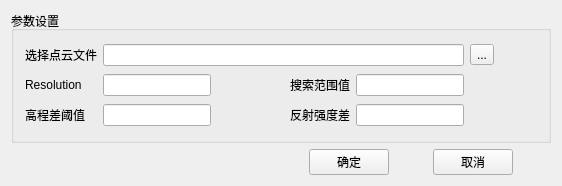
<?xml version="1.0" encoding="UTF-8"?>
<ui version="4.0">
 <class>dlgIntensityFix</class>
 <widget class="QWidget" name="dlgIntensityFix">
  <property name="geometry">
   <rect>
    <x>0</x>
    <y>0</y>
    <width>562</width>
    <height>186</height>
   </rect>
  </property>
  <property name="windowTitle">
   <string>反射强度修复</string>
  </property>
  <layout class="QGridLayout" name="gridLayout_3">
   <item row="0" column="0">
    <widget class="QGroupBox" name="groupBox">
     <property name="title">
      <string>参数设置</string>
     </property>
     <layout class="QGridLayout" name="gridLayout_2">
      <item row="0" column="0" colspan="2">
       <widget class="QLabel" name="label">
        <property name="text">
         <string>选择点云文件</string>
        </property>
       </widget>
      </item>
      <item row="0" column="2" colspan="4">
       <widget class="QLineEdit" name="lineEditFile"/>
      </item>
      <item row="0" column="6">
       <widget class="QToolButton" name="toolButton">
        <property name="text">
         <string>...</string>
        </property>
       </widget>
      </item>
      <item row="1" column="0">
       <widget class="QLabel" name="label_2">
        <property name="text">
         <string>Resolution</string>
        </property>
       </widget>
      </item>
      <item row="1" column="2">
       <widget class="QLineEdit" name="lineEditResolution"/>
      </item>
      <item row="1" column="3">
       <spacer name="horizontalSpacer">
        <property name="orientation">
         <enum>Qt::Horizontal</enum>
        </property>
        <property name="sizeHint" stdset="0">
         <size>
          <width>45</width>
          <height>20</height>
         </size>
        </property>
       </spacer>
      </item>
      <item row="1" column="4">
       <widget class="QLabel" name="label_3">
        <property name="text">
         <string>搜索范围值</string>
        </property>
       </widget>
      </item>
      <item row="1" column="5">
       <widget class="QLineEdit" name="lineEditK"/>
      </item>
      <item row="1" column="6">
       <spacer name="horizontalSpacer_2">
        <property name="orientation">
         <enum>Qt::Horizontal</enum>
        </property>
        <property name="sizeHint" stdset="0">
         <size>
          <width>45</width>
          <height>20</height>
         </size>
        </property>
       </spacer>
      </item>
      <item row="2" column="0">
       <widget class="QLabel" name="label_4">
        <property name="text">
         <string>高程差阈值</string>
        </property>
       </widget>
      </item>
      <item row="2" column="3">
       <spacer name="horizontalSpacer_3">
        <property name="orientation">
         <enum>Qt::Horizontal</enum>
        </property>
        <property name="sizeHint" stdset="0">
         <size>
          <width>45</width>
          <height>20</height>
         </size>
        </property>
       </spacer>
      </item>
      <item row="2" column="4">
       <widget class="QLabel" name="label_5">
        <property name="text">
         <string>反射强度差</string>
        </property>
       </widget>
      </item>
      <item row="2" column="5">
       <widget class="QLineEdit" name="lineEditDeltaIntensity"/>
      </item>
      <item row="2" column="6">
       <spacer name="horizontalSpacer_4">
        <property name="orientation">
         <enum>Qt::Horizontal</enum>
        </property>
        <property name="sizeHint" stdset="0">
         <size>
          <width>45</width>
          <height>20</height>
         </size>
        </property>
       </spacer>
      </item>
      <item row="2" column="2">
       <widget class="QLineEdit" name="lineEditDeltaH"/>
      </item>
     </layout>
    </widget>
   </item>
   <item row="1" column="0">
    <layout class="QGridLayout" name="gridLayout">
     <item row="0" column="0">
      <spacer name="horizontalSpacer_27">
       <property name="orientation">
        <enum>Qt::Horizontal</enum>
       </property>
       <property name="sizeHint" stdset="0">
        <size>
         <width>308</width>
         <height>20</height>
        </size>
       </property>
      </spacer>
     </item>
     <item row="0" column="1">
      <widget class="QPushButton" name="btnYes">
       <property name="text">
        <string>确定</string>
       </property>
      </widget>
     </item>
     <item row="0" column="2">
      <spacer name="horizontalSpacer_26">
       <property name="orientation">
        <enum>Qt::Horizontal</enum>
       </property>
       <property name="sizeType">
        <enum>QSizePolicy::Fixed</enum>
       </property>
       <property name="sizeHint" stdset="0">
        <size>
         <width>38</width>
         <height>20</height>
        </size>
       </property>
      </spacer>
     </item>
     <item row="0" column="4">
      <spacer name="horizontalSpacer_30">
       <property name="orientation">
        <enum>Qt::Horizontal</enum>
       </property>
       <property name="sizeType">
        <enum>QSizePolicy::Fixed</enum>
       </property>
       <property name="sizeHint" stdset="0">
        <size>
         <width>38</width>
         <height>20</height>
        </size>
       </property>
      </spacer>
     </item>
     <item row="0" column="3">
      <widget class="QPushButton" name="btnNo">
       <property name="text">
        <string>取消</string>
       </property>
      </widget>
     </item>
    </layout>
   </item>
  </layout>
 </widget>
 <layoutdefault spacing="6" margin="11"/>
 <customwidgets>
  <customwidget>
   <class>QObject</class>
   <extends>QWidget</extends>
   <header>qobject.h</header>
   <container>1</container>
  </customwidget>
 </customwidgets>
 <resources/>
 <connections/>
</ui>
